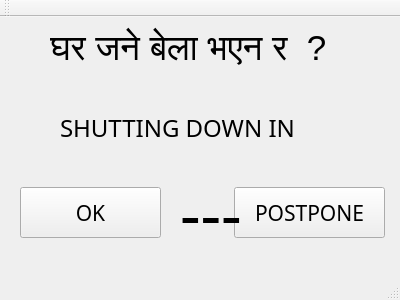
<?xml version="1.0" encoding="UTF-8"?>
<ui version="4.0">
 <class>MainWindow</class>
 <widget class="QMainWindow" name="MainWindow">
  <property name="geometry">
   <rect>
    <x>0</x>
    <y>0</y>
    <width>400</width>
    <height>300</height>
   </rect>
  </property>
  <property name="windowTitle">
   <string>MainWindow</string>
  </property>
  <widget class="QWidget" name="centralWidget">
   <widget class="QPushButton" name="pushButton">
    <property name="geometry">
     <rect>
      <x>234</x>
      <y>170</y>
      <width>151</width>
      <height>51</height>
     </rect>
    </property>
    <property name="font">
     <font>
      <family>MV Boli</family>
      <pointsize>16</pointsize>
     </font>
    </property>
    <property name="text">
     <string>POSTPONE</string>
    </property>
   </widget>
   <widget class="QPushButton" name="pushButton_2">
    <property name="geometry">
     <rect>
      <x>20</x>
      <y>170</y>
      <width>141</width>
      <height>51</height>
     </rect>
    </property>
    <property name="font">
     <font>
      <family>MV Boli</family>
      <pointsize>16</pointsize>
     </font>
    </property>
    <property name="text">
     <string>OK</string>
    </property>
   </widget>
   <widget class="QLabel" name="label">
    <property name="geometry">
     <rect>
      <x>60</x>
      <y>80</y>
      <width>261</width>
      <height>61</height>
     </rect>
    </property>
    <property name="font">
     <font>
      <family>MV Boli</family>
      <pointsize>18</pointsize>
      <weight>50</weight>
      <bold>false</bold>
     </font>
    </property>
    <property name="locale">
     <locale language="Nepali" country="Nepal"/>
    </property>
    <property name="text">
     <string>SHUTTING DOWN IN</string>
    </property>
   </widget>
   <widget class="QLabel" name="countdown">
    <property name="geometry">
     <rect>
      <x>180</x>
      <y>160</y>
      <width>61</width>
      <height>71</height>
     </rect>
    </property>
    <property name="font">
     <font>
      <family>Niagara Engraved</family>
      <pointsize>48</pointsize>
      <weight>50</weight>
      <bold>false</bold>
     </font>
    </property>
    <property name="text">
     <string>---</string>
    </property>
   </widget>
   <widget class="QLabel" name="suchana">
    <property name="geometry">
     <rect>
      <x>50</x>
      <y>0</y>
      <width>341</width>
      <height>61</height>
     </rect>
    </property>
    <property name="font">
     <font>
      <pointsize>26</pointsize>
      <weight>50</weight>
      <bold>false</bold>
     </font>
    </property>
    <property name="text">
     <string>घर जने बेला भएन र  ?</string>
    </property>
   </widget>
  </widget>
  <widget class="QMenuBar" name="menuBar">
   <property name="geometry">
    <rect>
     <x>0</x>
     <y>0</y>
     <width>400</width>
     <height>21</height>
    </rect>
   </property>
  </widget>
  <widget class="QToolBar" name="mainToolBar">
   <property name="enabled">
    <bool>false</bool>
   </property>
   <attribute name="toolBarArea">
    <enum>TopToolBarArea</enum>
   </attribute>
   <attribute name="toolBarBreak">
    <bool>false</bool>
   </attribute>
  </widget>
  <widget class="QStatusBar" name="statusBar"/>
 </widget>
 <layoutdefault spacing="6" margin="11"/>
 <resources/>
 <connections>
  <connection>
   <sender>pushButton</sender>
   <signal>released()</signal>
   <receiver>MainWindow</receiver>
   <slot>close()</slot>
   <hints>
    <hint type="sourcelabel">
     <x>278</x>
     <y>221</y>
    </hint>
    <hint type="destinationlabel">
     <x>281</x>
     <y>260</y>
    </hint>
   </hints>
  </connection>
 </connections>
 <slots>
  <slot>Shutdown()</slot>
 </slots>
</ui>
